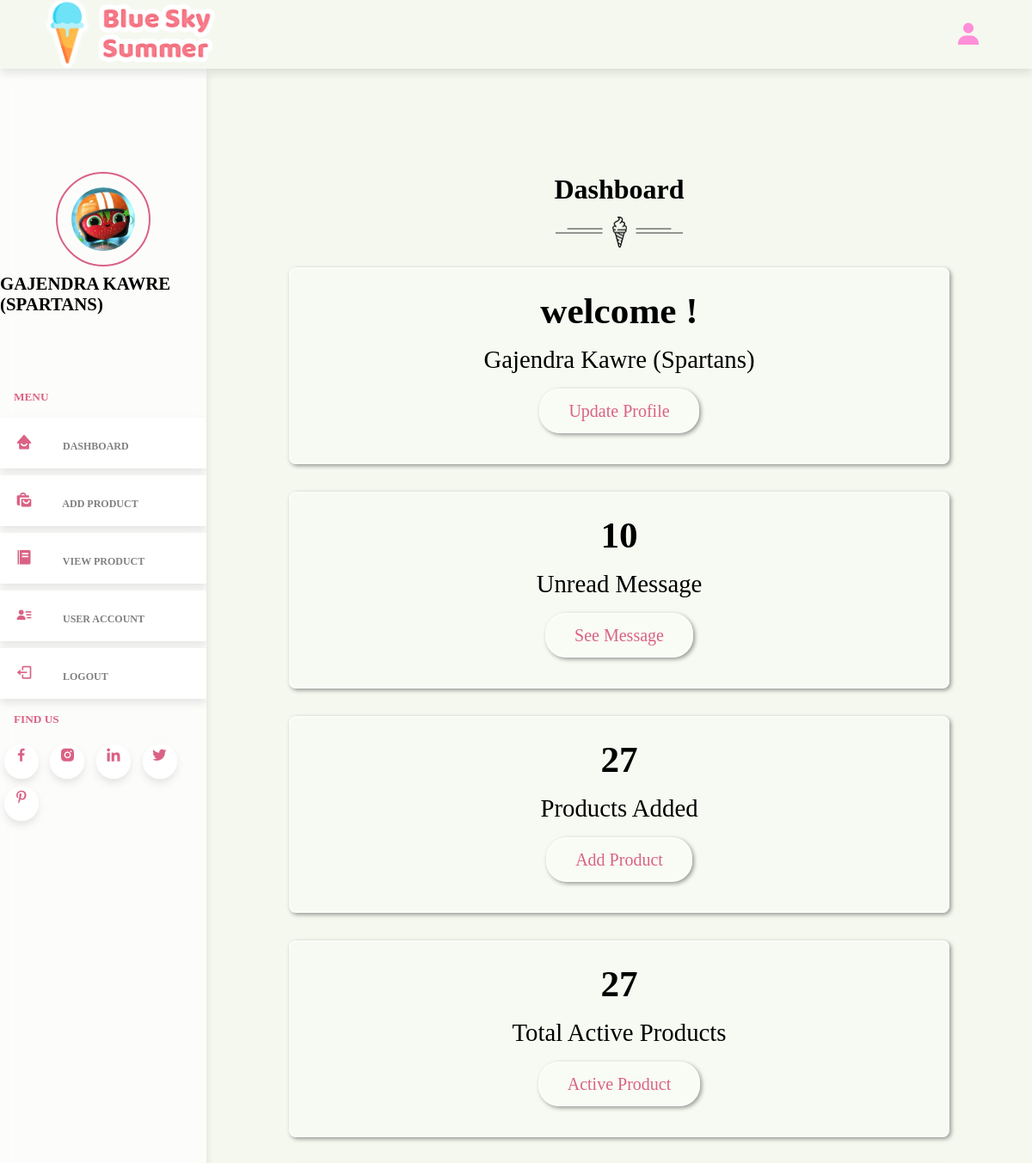
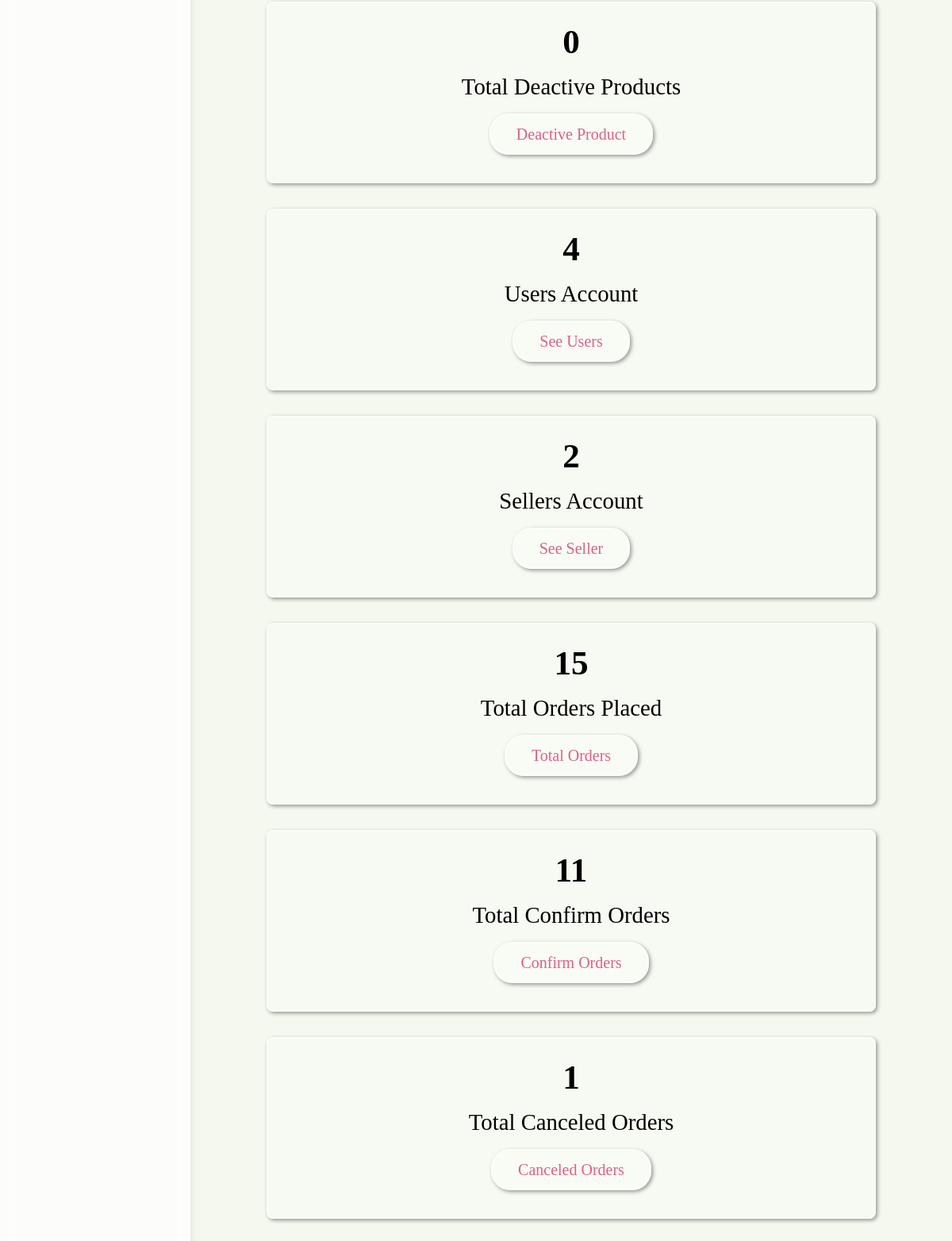
Screenshot of /admin_panel/dashboard.php (signed in) with the database file from the repository (2 pictures, top to bottom).
### tables this page shows
CREATE TABLE `sellers` (
  `id` varchar(20) NOT NULL,
  `name` varchar(50) NOT NULL,
  `email` varchar(50) NOT NULL,
  `password` varchar(50) NOT NULL,
  `image` varchar(100) NOT NULL
);

### admin_panel/dashboard.php (the view, shortened to what this page needs)
<?php
    include '../components/connect.php';
    if(isset($_COOKIE['seller_id'])){
        $seller_id = $_COOKIE['seller_id'];
    }else{
        $seller_id = '';
        header('location:login.php');
    }
?>
<!DOCTYPE html>
<html lang="en">
<head>
    <link rel="stylesheet" type="text/css" href="../css/admin_styles.css">
    <link rel="stylesheet" href="https://unpkg.com/boxicons@2.1.4/css/boxicons.min.css">
</head>
<body>
       <div class="main-container">
       <header>
    <div class="logo">
        <img src="../image/logo.png" alt="logo" width="200">
    </div>
    <div class="right">
        <div class="bx bxs-user" id="user-btn"></div>
    </div>
        <?php
            $select_profile = $conn->prepare("SELECT * FROM `sellers` WHERE id = ?");
            $select_profile->execute([$seller_id]);
            if($select_profile->rowCount() > 0){
                $fetch_profile = $select_profile->fetch(PDO::FETCH_ASSOC);
            }
        ?>
</header>
<div class="sidebar-container">
    <div class="sidebar">
        <?php
            $select_profile = $conn->prepare("SELECT * FROM `sellers` WHERE id = ?");
            $select_profile->execute([$seller_id]);
            if($select_profile->rowCount() > 0){
                $fetch_profile = $select_profile->fetch(PDO::FETCH_ASSOC);
            }
        ?>
        <div class="profile">
            <img src="../uploaded_image/<?= $fetch_profile['image']; ?>" alt="profile-image" width="100" class="logo-img">
            <p><?= $fetch_profile['name']; ?></p>
        </div>
        <h5>Menu</h5>
        <div class="navbar">
            <ul>
                <li><a href="../admin_panel/dashboard.php"><i class="bx bxs-home-smile"></i> Dashboard</a></li>
                <li><a href="../admin_panel/add_product.php"><i class="bx bxs-shopping-bags"></i> Add Product</a></li>
                <li><a href="../admin_panel/view_product.php"><i class="bx bxs-food-menu"></i> View Product</a></li>
                <li><a href="../admin_panel/user_account.php"><i class="bx bxs-user-detail"></i> User Account</a></li>
                <li><a href="../components/admin_logout.php" onclick="return confirm('Logout from this website?');"><i class="bx bx-log-out"></i> Logout</a></li>
            </ul>
        </div>
        <h5>Find Us</h5>
        <div class="social-links">
            <i class="bx bxl-facebook"></i>
            <i class="bx bxl-instagram-alt"></i>
            <i class="bx bxl-linkedin"></i>
            <i class="bx bxl-twitter"></i>
            <i class="bx bxl-pinterest-alt"></i>
        </div>
    </div>
</div>
            <section class="dashboard">
                <div class="heading">
                    <h1>dashboard</h1>
                    <img src="../image/separator-img.png" alt="dash-image">
                </div>
                <div class="box-container">
                    <div class="box">
                        <h3>welcome !</h3>
                        <p><?= $fetch_profile['name']; ?></p>
                        <a href="update.php" class="btn">update profile</a>
                    </div>
                    <div class="box">
                    <?php
                        $select_message = $conn->prepare("SELECT * FROM `message`");
                        $select_message->execute();
                        $number_of_msg = $select_message->rowCount();
                    ?>
                        <h3><?= $number_of_msg; ?></h3>
                        <p>unread message</p>
                        <a href="admin_message.php" class="btn">see message</a>
                    </div>
                    <div class="box">
                    <?php
                        $select_products= $conn->prepare("SELECT * FROM `products` WHERE seller_id = ?");
                        $select_products->execute([$seller_id]);
                        $number_of_products = $select_products->rowCount();
                    ?>
                    <h3><?= $number_of_products; ?></h3>
                    <p>products added</p>
                    <a href="add_product.php" class="btn">add product</a>
                    </div>
                    <div class="box">
                    <?php
                        $number_of_active_products = $select_products->rowCount();
                    ?>
                    <h3><?= $number_of_active_products; ?></h3>
                    <p>total active products</p>
                    <a href="view_product.php" class="btn">active product</a>
                    </div>
                    <div class="box">
                    <?php
                        $select_deactive_products = $conn->prepare("SELECT * FROM `products` WHERE seller_id = ? AND status = ?");
                        $select_deactive_products->execute([$seller_id, 'deactive']);
                        $number_of_deactive_products = $select_deactive_products->rowCount();
                        ?>
                    <h3><?= $number_of_deactive_products; ?></h3>
                    <p>total deactive products</p>
                    <a href="view_product.php" class="btn">deactive product</a>
                    </div>
                    <div class="box">
                    <?php
                        $select_users = $conn->prepare("SELECT * FROM users ");
                        $select_users->execute();
                        $number_of_users = $select_users->rowCount();
                    ?>
                    <h3><?= $number_of_users; ?></h3>
                    <p>users account</p>
                    <a href="user_account.php" class="btn">see users</a>
                    </div>
                    <div class="box">
                    <?php
                    $select_sellers = $conn->prepare("SELECT * FROM `sellers` ");
                    $select_sellers->execute();
                    $number_of_sellers  = $select_sellers->rowCount();
                    ?>
                    <h3><?= $number_of_sellers; ?></h3>
                    <p>sellers account</p>
                    <a href="user_accounts.php" class="btn">see seller</a>
                    </div>
                    <div class="box">
                    <?php
                        $select_orders = $conn->prepare("SELECT * FROM `orders` WHERE seller_id = ?");
                        $select_orders->execute([$seller_id]);
                        $number_of_orders =  $select_orders->rowCount();
                    ?>
                    <h3><?= $number_of_orders; ?></h3>
                    <p>total orders placed</p>
                    <a href="admin_order.php" class="btn">total orders</a> </div>
                    <div class="box">
                    <?php
                        $select_confirm_orders  = $conn->prepare("SELECT * FROM `orders` WHERE seller_id = ? AND status = ?");
                        $select_confirm_orders->execute([$seller_id, 'in progress']);
                        $number_of_confirm_orders = $select_confirm_orders->rowCount();
                    ?>
                    <h3><?= $number_of_confirm_orders; ?></h3>
                    <p>total confirm orders</p>
                    <a href="admin_order.php" class="btn">confirm orders</a>
                    </div>
                    <div class="box">
                    <?php
                        $select_canceled_orders  = $conn->prepare("SELECT * FROM `orders` WHERE seller_id = ? AND status = ?");
                        $select_canceled_orders->execute([$seller_id, 'cancled']);
                        $number_of_canceled_orders = $select_canceled_orders->rowCount();
                    ?>
                    <h3><?= $number_of_canceled_orders; ?></h3>
                    <p>total canceled orders</p>
                    <a href="admin_order.php" class="btn">canceled orders</a>
                    </div>
                </div>
            </section>
        </div>
</body>
</html>

### css/admin_styles.css (style rules this page uses)
* { margin: 0; padding: 0; box-sizing: border-box; outline: none; border: none; text-decoration: none; list-style: none; }
:root { --space:2rem; --main-color:#da6285; --pink-color:#ff8ed9; --pink-opacity:#ffe6e9; --white-alph-40:rgba(255,255,255,0.40); --white-alph-25:rgba(255,255,255,0.25); --backdrop-filter:blur(5px); --box-shadow:2px 2px 5px rgba(0, 0, 0, 0.40); }
body { background-image: url('../image/bg1.webp'); background-position: center; }
html { scroll-behavior: smooth; }
.btn { background-color: var(--white-alph-25); border: 2px solid var(--white-alph-40); backdrop-filter: var(--backdrop-filter); box-shadow: var(--box-shadow); text-transform: capitalize; color: var(--main-color); padding: .8rem 2rem; border-radius: 1.5rem; font-size: 20px; cursor: pointer; position: relative; overflow: hidden; text-align: center; }
.btn::before { position: absolute; content: ''; top: 0; left: 0; height: 100%; width: 0; border-radius: 30px; background-color: var(--main-color); z-index: -1; transition: width 0.3s ease; }
.box-container { display: grid; grid-template-columns: repeat(auto-fit, minmax(30rem, 1fr)); align-items: center; }
.box-container .box { background-color: var(--white-alph-25); border: 2px solid var(--white-alph-40); backdrop-filter: var(--backdrop-filter); box-shadow: var(--box-shadow); margin: 1rem; border-radius: .5rem; }
.heading { text-align: center; line-height: 1.5; }
.heading h1 { font-size: 2rem; text-transform: capitalize; }
.heading img { margin-top: .5rem; width: 150px !important; }
section, .post-editor { width: 75vw; min-width: 10vh; padding: 4%; margin: 8% 5%; margin-bottom: 2%; }
header { position: fixed; left: 0; top: 0; right: 0; height: 80px; z-index: 151; box-shadow: 0 5px 10px rgba(0, 0, 0, 0.1); padding: 0 50px; background-color: #f4f8ee; display: flex; justify-content: space-between; align-items: center; }
header .right { display: flex; }
#user-btn, .toggle-btn { font-size: 2rem; padding: 0.5rem; color: var(--pink-color); cursor: pointer; transition: 0.6s; }
.sidebar-container { display: flex; }
.sidebar { background-color: rgba(255, 255, 255, 0.75); backdrop-filter: blur(10px); padding-top: 5rem; width: 20vw; height: 100vh; position: sticky; top: 0; box-shadow: 0 5px 10px rgba(0, 0, 0, 0.1); overflow: auto; z-index: 1; }
.sidebar h5 { text-transform: uppercase; color: var(--main-color); padding: 0.5rem 1rem; margin: 0.5rem 0; }
.profile { margin: 5rem auto; display: flex; flex-direction: column; align-items: center; justify-content: center; }
.sidebar .profile { margin-top: 2.5rem; }
.profile .logo-img { border-radius: 50%; width: 110px; height: 110px; padding: 1rem; border: 2px solid var(--main-color); }
.sidebar .profile p { margin-top: 0.5rem; text-transform: uppercase; font-weight: bold; color: #000; font-size: 1.3rem; }
.sidebar ul li { padding: 1rem; background-color: rgba(255, 255, 255, 0.75); border: 2px solid rgba(255, 255, 255, 0.6); backdrop-filter: blur(10px); box-shadow: 0 5px 10px rgba(0, 0, 0, 0.1); position: relative; transition: 0.5s; margin: 0.5rem 0; }
.sidebar ul li::before { position: absolute; content: ''; left: 0; top: 0; height: 0; width: 5px; background-color: var(--main-color); z-index: 2; transition: height 200ms linear; }
.sidebar ul li i { color: var(--main-color); font-size: 20px; margin-right: 2rem; }
.sidebar ul li a { text-transform: uppercase; color: gray; font-size: 12px; font-weight: bold; }
.social-links { margin-bottom: 3rem; }
.social-links i { background-color: rgba(255, 255, 255, 0.75); border: 2px solid rgba(255, 255, 255, 0.6); backdrop-filter: blur(10px); box-shadow: 0 5px 10px rgba(0, 0, 0, 0.1); cursor: pointer; margin: 0.3rem; width: 40px; height: 40px; text-align: center; font-size: 20px; transition: 0.5s; border-radius: 50%; color: var(--main-color); }
.dashboard { flex: 1; overflow-y: auto; padding: 20px; }
.dashboard .box-container .box { text-align: center; border-radius: .5rem; padding: 1.5rem; padding-bottom: 3rem; }
.dashboard .box-container .box h3 { font-size: 2.7rem; margin-bottom: -1rem; }
.dashboard .box-container .box p { padding: 1rem; font-size: 1.8em; text-transform: capitalize; margin: 1rem 0; }
.main-container { display: flex; padding-top: 80px; height: calc(100vh - 80px); }

### rows the page displays
sellers: image (picture), name "GAJENDRA KAWRE (SPARTANS)", name "Gajendra Kawre (Spartans)"

### other values shown
$number_of_msg "10"
$number_of_products "27"
$number_of_active_products "27"
$number_of_deactive_products "0"
$number_of_users "4"
$number_of_sellers "2"
$number_of_orders "15"
$number_of_confirm_orders "11"
$number_of_canceled_orders "1"
